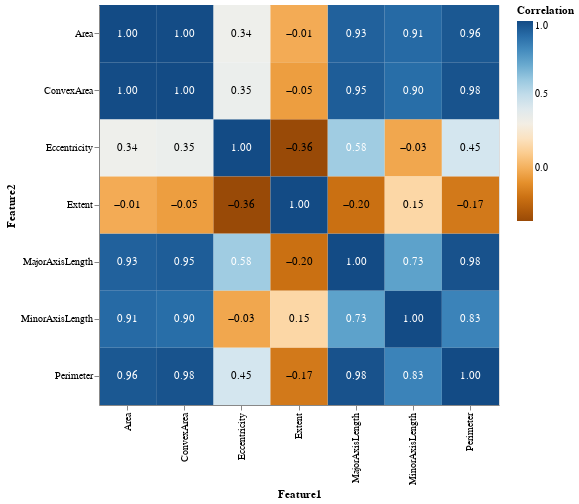

Notebook cell for this chart:
### Markdown cell above
*Fig. 3 Plotting the two major measurements as a scatterplot to see the distribution of both varieties of raisins*

### Code cell
correlation_matrix = X.corr().stack().reset_index()
correlation_matrix.columns = ['Feature1', 'Feature2', 'Correlation']
correlation_heatmap = alt.Chart(correlation_matrix).mark_rect().encode(
    x='Feature1:N',
    y='Feature2:N',
    color=alt.Color('Correlation:Q', scale=alt.Scale(range='diverging'), title='Correlation')
).properties(
    width=400,
    height=400
)
annotations = alt.Chart(correlation_matrix).mark_text(baseline='middle').encode(
    x='Feature1:N',
    y='Feature2:N',
    text=alt.Text('Correlation:Q', format='.2f'),
    color=alt.condition(
        alt.datum.Correlation > 0.5,
        alt.value('white'),
        alt.value('black')
    )
)
correlation_heatmap = correlation_heatmap + annotations
correlation_heatmap

### Figure 1 — Vega-Lite specification as saved in the notebook (floating-point values rounded to 4 significant figures)
{"config": {"view": {"continuousWidth": 300, "continuousHeight": 300}}, "layer": [{"mark": {"type": "rect"}, "encoding": {"color": {"field": "Correlation", "scale": {"range": "diverging"}, "title": "Correlation", "type": "quantitative"}, "x": {"field": "Feature1", "type": "nominal"}, "y": {"field": "Feature2", "type": "nominal"}}}, {"mark": {"type": "text", "baseline": "middle"}, "encoding": {"color": {"condition": {"test": "(datum.Correlation > 0.5)", "value": "white"}, "value": "black"}, "text": {"field": "Correlation", "format": ".2f", "type": "quantitative"}, "x": {"field": "Feature1", "type": "nominal"}, "y": {"field": "Feature2", "type": "nominal"}}}], "data": {"name": "data-12f688637539b2ea98f2649410a9dbd5"}, "height": 400, "width": 400, "$schema": "https://vega.github.io/schema/vega-lite/v5.20.1.json", "datasets": {"data-12f688637539b2ea98f2649410a9dbd5": [{"Feature1": "Area", "Feature2": "Area", "Correlation": 1.0}, {"Feature1": "Area", "Feature2": "MajorAxisLength", "Correlation": 0.9328}, {"Feature1": "Area", "Feature2": "MinorAxisLength", "Correlation": 0.9066}, {"Feature1": "Area", "Feature2": "Eccentricity", "Correlation": 0.3361}, {"Feature1": "Area", "Feature2": "ConvexArea", "Correlation": 0.9959}, {"Feature1": "Area", "Feature2": "Extent", "Correlation": -0.0135}, {"Feature1": "Area", "Feature2": "Perimeter", "Correlation": 0.9614}, {"Feature1": "MajorAxisLength", "Feature2": "Area", "Correlation": 0.9328}, {"Feature1": "MajorAxisLength", "Feature2": "MajorAxisLength", "Correlation": 1.0}, {"Feature1": "MajorAxisLength", "Feature2": "MinorAxisLength", "Correlation": 0.728}, {"Feature1": "MajorAxisLength", "Feature2": "Eccentricity", "Correlation": 0.5836}, {"Feature1": "MajorAxisLength", "Feature2": "ConvexArea", "Correlation": 0.945}, {"Feature1": "MajorAxisLength", "Feature2": "Extent", "Correlation": -0.2039}, {"Feature1": "MajorAxisLength", "Feature2": "Perimeter", "Correlation": 0.978}, {"Feature1": "MinorAxisLength", "Feature2": "Area", "Correlation": 0.9066}, {"Feature1": "MinorAxisLength", "Feature2": "MajorAxisLength", "Correlation": 0.728}, {"Feature1": "MinorAxisLength", "Feature2": "MinorAxisLength", "Correlation": 1.0}, {"Feature1": "MinorAxisLength", "Feature2": "Eccentricity", "Correlation": -0.02768}, {"Feature1": "MinorAxisLength", "Feature2": "ConvexArea", "Correlation": 0.8957}, {"Feature1": "MinorAxisLength", "Feature2": "Extent", "Correlation": 0.1453}, {"Feature1": "MinorAxisLength", "Feature2": "Perimeter", "Correlation": 0.8274}, {"Feature1": "Eccentricity", "Feature2": "Area", "Correlation": 0.3361}, {"Feature1": "Eccentricity", "Feature2": "MajorAxisLength", "Correlation": 0.5836}, {"Feature1": "Eccentricity", "Feature2": "MinorAxisLength", "Correlation": -0.02768}, {"Feature1": "Eccentricity", "Feature2": "Eccentricity", "Correlation": 1.0}, {"Feature1": "Eccentricity", "Feature2": "ConvexArea", "Correlation": 0.3482}, {"Feature1": "Eccentricity", "Feature2": "Extent", "Correlation": -0.3611}, {"Feature1": "Eccentricity", "Feature2": "Perimeter", "Correlation": 0.4478}, {"Feature1": "ConvexArea", "Feature2": "Area", "Correlation": 0.9959}, {"Feature1": "ConvexArea", "Feature2": "MajorAxisLength", "Correlation": 0.945}, {"Feature1": "ConvexArea", "Feature2": "MinorAxisLength", "Correlation": 0.8957}, {"Feature1": "ConvexArea", "Feature2": "Eccentricity", "Correlation": 0.3482}, {"Feature1": "ConvexArea", "Feature2": "ConvexArea", "Correlation": 1.0}, {"Feature1": "ConvexArea", "Feature2": "Extent", "Correlation": -0.0548}, {"Feature1": "ConvexArea", "Feature2": "Perimeter", "Correlation": 0.9766}, {"Feature1": "Extent", "Feature2": "Area", "Correlation": -0.0135}, {"Feature1": "Extent", "Feature2": "MajorAxisLength", "Correlation": -0.2039}, {"Feature1": "Extent", "Feature2": "MinorAxisLength", "Correlation": 0.1453}, {"Feature1": "Extent", "Feature2": "Eccentricity", "Correlation": -0.3611}, {"Feature1": "Extent", "Feature2": "ConvexArea", "Correlation": -0.0548}, {"Feature1": "Extent", "Feature2": "Extent", "Correlation": 1.0}, {"Feature1": "Extent", "Feature2": "Perimeter", "Correlation": -0.1734}, {"Feature1": "Perimeter", "Feature2": "Area", "Correlation": 0.9614}, {"Feature1": "Perimeter", "Feature2": "MajorAxisLength", "Correlation": 0.978}, {"Feature1": "Perimeter", "Feature2": "MinorAxisLength", "Correlation": 0.8274}, {"Feature1": "Perimeter", "Feature2": "Eccentricity", "Correlation": 0.4478}, {"Feature1": "Perimeter", "Feature2": "ConvexArea", "Correlation": 0.9766}, {"Feature1": "Perimeter", "Feature2": "Extent", "Correlation": -0.1734}, {"Feature1": "Perimeter", "Feature2": "Perimeter", "Correlation": 1.0}]}}
